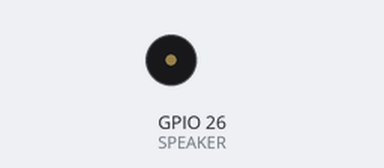
The sketch below on a simulated ESP32. On the bench: buzzer (waves = sounding, pin HIGH). What the sketch prints to the serial monitor is not drawn.

Above: at 0.6 s.
Timing chart, 0 to 2.1 s (numbered marks = the images above):
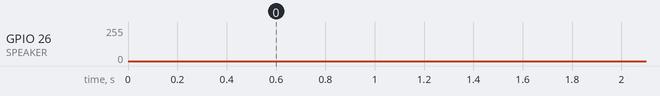

The sketch:

speaker_test.ino
```cpp
/*
 * speaker_test.ino — standalone check that the CYD-2432S028's on-board speaker
 * actually produces sound via the internal DAC (GPIO 26 = DAC2 -> mono amp).
 *
 * Flash THIS alone (board: ESP32 Dev Module, upload directly to COM3).
 * If the board has its speaker populated you should hear three beeps every ~3s:
 *   B5  ->  E6  ->  G6
 * This isolates the audio path from the full reader firmware: if you hear beeps
 * here, the speaker + DAC work and the reader's audio will too.
 */
#define SPEAKER 26          // GPIO26 = ESP32 internal DAC2 -> on-board mono amplifier

void beep(int freq, unsigned long ms){
  const int HI = 200, LO = 60;                      // 8-bit DAC swing
  const unsigned long halfUs = 1000000UL / (unsigned long)(freq * 2);
  unsigned long end = millis() + ms;
  while(millis() < end){
    dacWrite(SPEAKER, HI); delayMicroseconds(halfUs);
    dacWrite(SPEAKER, LO); delayMicroseconds(halfUs);
  }
  dacWrite(SPEAKER, 0);                              // silence
}

void setup(){
  Serial.begin(115200);
  delay(300);
  Serial.println("Speaker test: beeping on GPIO26 (DAC2)...");
}

void loop(){
  beep(988,  200); delay(200);   // B5
  beep(1319, 200); delay(200);   // E6
  beep(1568, 300); delay(1000);  // G6
  Serial.println("beep done");
  delay(2000);
}
```
